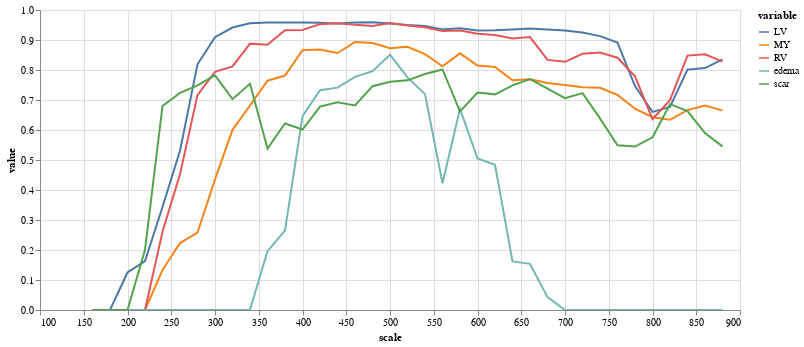

Notebook cell for this chart:
### Code cell
(alt
 .Chart(results.melt(id_vars=['scale'],value_vars=['LV','MY','RV','edema','scar']))
 .mark_line()
 .encode(
     x="scale",
     y="value",
     color="variable",
     tooltip="value"
 )
 .properties(width=700,height=300)
 .interactive()
)

### Figure 1 — Vega-Lite specification as saved in the notebook (floating-point values rounded to 4 significant figures; data arrays with more than 128 entries replaced by an {"elided": "..."} marker saying what was removed)
{"config": {"view": {"continuousWidth": 400, "continuousHeight": 300}}, "data": {"name": "data-1a2c459b2bd52703892720f16fbdd6ec"}, "mark": "line", "encoding": {"color": {"type": "nominal", "field": "variable"}, "tooltip": {"type": "quantitative", "field": "value"}, "x": {"type": "quantitative", "field": "scale"}, "y": {"type": "quantitative", "field": "value"}}, "height": 300, "selection": {"selector005": {"type": "interval", "bind": "scales", "encodings": ["x", "y"]}}, "width": 700, "$schema": "https://vega.github.io/schema/vega-lite/v4.8.1.json", "datasets": {"data-1a2c459b2bd52703892720f16fbdd6ec": {"elided": "185 records"}}}
